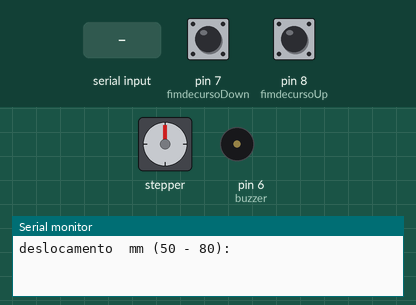
The sketch below on a simulated Arduino Uno, built with avr-gcc and run on an emulated ATmega328P. Shown: stepper motor, buzzer (waves = sounding, pin HIGH), the last lines printed to the serial monitor. Wiring (inferred from the names in the program): stepper motor driver (200 steps per turn assumed): step pin 3; direction pin 2. The test bench sets the inputs (shaded band); at power-on: pin 7 (fimdecursoDown) LOW, pin 8 (fimdecursoUp) LOW. Pins used as bus, display or sensor lines are not drawn.

Above: at 0.9 s.
1.0 s: "90,45,200\n" received over Serial
2.6 s: "30,150,10\n" received over Serial
4.2 s: "90,45\n" received over Serial
At 4.8 s:
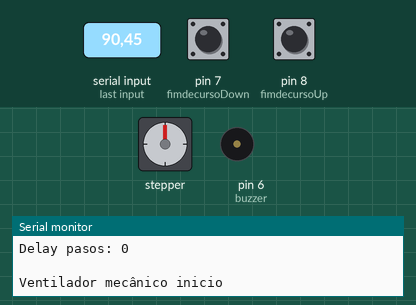
7.2 s: pin 7 (fimdecursoDown) pulled HIGH for 1 s
At 9.0 s:
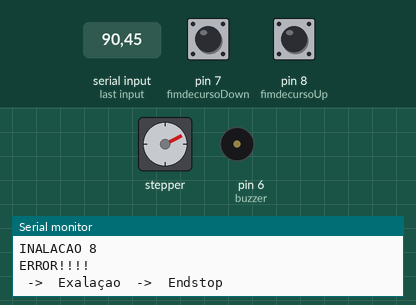
11.2 s: pin 7 (fimdecursoDown) pulled HIGH for 0.15 s
At 11.8 s:
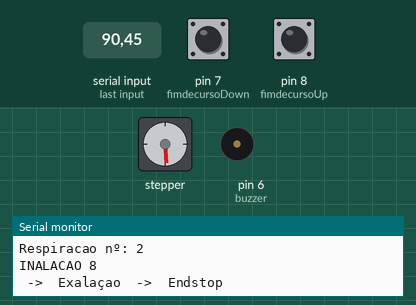
Timing chart, 0 to 61.8 s (numbered marks = the images above; inputs shaded):
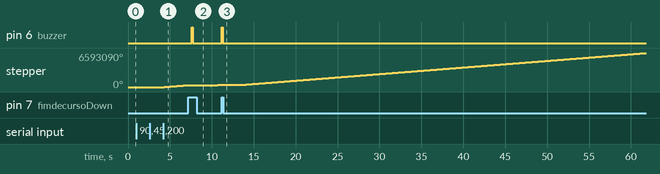

The sketch:

corona.ino
```cpp
//Softare para o protótipo do ventilador respirador mecânico anucio mercado livre versão 1.2
//Verificar atualizações no link: https://drive.google.com/drive/folders/1BXV64vsrtPBqTw5V-YD1IAJMZtVfNDvE?usp=sharing

//PLACA ARDUINO:
//BN: Arduino Uno
//VID: 2341
//PID: 0001
//SN: 5563930363435131C0C0

//Pinagem Digital
//TX = 1;
//RX = 0;s
const int dirPin          = 2; //DIR+ -Direction
const int stepPin         = 3;  //PUL+ -Pulse
const int led             = 4; //Power Led
const int stopButton      = 5; //Parada de emergencia
const int buzzer          = 6; //beep
const int fimdecursoDown  = 7; //MinSwitch
const int fimdecursoUp    = 8; //MaxSwitch

//Pinagem Analógica
#define sensorDesloc A1

//variaveis
const int stepsxrev = 2000;  //passos por revolução(800)
const int mmxrev= 8;        // milímetros de deslocamento do eixo por rotação(8)

int stepdelayInsp = 0;      //tempo entre passsos (ms) - inspiracao
int stepdelayExp = 0;       //tempo entre passsos (ms) - expiracao
int stepdelay = 0;          //tempo entre passsos (ms) - geral

int targetsteps =0;         // passos necessarios para o final de curso

int t1 = 500;               //tempo de espera inspiracao (milisegundos)
int t2 = 500;               //tempo de espera expiracao (milisegundos)

int desl = 0 ;              //deslocamento
int RPM = 0;                //respiracoes por minuto
int ratio = 2 ;             //inspiracao/expiracao
int ratioDen = 2 ;          //Para o calculo inspiracao/expiracao
int tCiclo = 0;             //Tempo do ciclo
int tInsp = 0;              //Tempo inspiracao
int tExp = 0;               //Tempo expiracao

int i = 0;                  //contar resp min
unsigned long start, finish, elapsed, over;    //Para calcular o tempo
float h, m, s;


void setup() {
  //comunicação serial
  Serial.begin(115200);
  Serial.setTimeout(100);

  //saidas entradas
  pinMode(stepPin,OUTPUT);
  pinMode(dirPin,OUTPUT);
  pinMode(fimdecursoUp,INPUT);
  pinMode(fimdecursoDown,INPUT);
  pinMode(buzzer,OUTPUT);

 //Leitura deslocamento
 Serial.println("deslocamento  mm (50 - 80):");
 while (!Serial.available() > 0);   // Esperarvalor
 {
    desl = Serial.readString().toInt();
    Serial.print("deslocamento  SELEC: ");
    Serial.println(desl);
    Serial.println(" ");
  }

   //Leitura valor respiracoes p/ minuto
   Serial.println("respiracoes MINUTO (10 -20):");
   while (!Serial.available() > 0);   // esperar valor
   {
      RPM = Serial.readString().toInt();
      Serial.print("respiracoes SELEC: ");
      Serial.println(RPM);
      Serial.println(" ");
    }

   //Leitura valor I/E
   Serial.println("RELACAO ENTRE INSP/ESP (1, 2, 3, 4):");
   while (!Serial.available() > 0);   // Esperar valor
   {
      ratio = Serial.readString().toInt();
      Serial.print("RELACAO I/O SELEC: 1:");
      Serial.println(ratio);
      Serial.println(" ");
    }

    //Calculos iniciais
    tCiclo = (60000/RPM) ;
    Serial.print("Tempo dO ciclo: ");
    Serial.println(tCiclo);
    ratioDen = 1+ratio;
    tInsp = (tCiclo/ratioDen) ;
    Serial.print("Tempo de Inspiracao: ");
    Serial.println(tInsp);
    tExp = ((tCiclo*ratio)/ratioDen) ;
    Serial.print("Tempo de Expiracao: ");
    Serial.println(tExp);

    targetsteps = (desl)*(stepsxrev/mmxrev);   //Passos para o deslocamento
    Serial.print("Passos necesarios: ");
    Serial.println(targetsteps);

    //velocidades diferentes de respiracao/inspiracao
    //stepdelayInsp = (((float)tInsp*1000)/((float)targetsteps*2)) ;   //microsegundos entre pasos- Inspiracao
    //Serial.println(stepdelayInsp);
    //stepdelayExp = (((float)tExp*1000)/((float)targetsteps*2)) ;     //microsegundos entre pasos - Expriracao
    //Serial.println(stepdelayExp);

    //velocidades constantes de respiracao/inspiracao
    stepdelay = (((float)tInsp*1000)/((float)targetsteps*2)) ;   //microsegundos entre pasos - Insp / Exp
    Serial.print("Delay pasos: ");
    Serial.println(stepdelay);
    stepdelayInsp = stepdelay;
    stepdelayExp = stepdelay;


    //Home para iniciar a máquina
    Serial.println(" ");
    Serial.print("Ventilador mecânico inicio");

    digitalWrite(dirPin,HIGH); //inicia movimiento sentido X negativo
    while (digitalRead(fimdecursoDown)==LOW){
        digitalWrite(stepPin,HIGH);
        delayMicroseconds(stepdelayExp);
        digitalWrite(stepPin,LOW);
        delayMicroseconds(stepdelayExp);
     }
     Serial.println("  ->  Endstop");
     delay(50);

     start = millis();     // Para contar o tempo
}


void loop() {

    //teste para contar o tempo
    i= i + 1;
    Serial.println(" ");
    Serial.print("Respiracao nº: ");
    Serial.println(i);
    //teste para contar o tempo


     //INSPIRACAO
     Serial.print("INALACAO ");
     digitalWrite(dirPin,LOW); //inicia movimento sentido X positivo
     Serial.println(fimdecursoUp);
     if(digitalRead(fimdecursoUp)==LOW)
     {
         for(int i = 0; i < targetsteps; i++)
         { //loop de movimento de 0 a passos necessarios
              digitalWrite(stepPin,HIGH);
              delayMicroseconds(stepdelayInsp);
              digitalWrite(stepPin,LOW);
              delayMicroseconds(stepdelayInsp);
              if(digitalRead(fimdecursoUp)==HIGH)
                break;
         }
     }
      delay(50);

      //Verificar sensor de fim decurso não está pressionado ->
      if (digitalRead(fimdecursoDown)==HIGH)  {
        Serial.println();
        Serial.println();
        Serial.println("ERROR!!!!"); //alarme parada máquina
        Serial.println();
      }

      //delay (t1);     //Espera

      //EXPIRAÇÃO - Até o fim de curso
      Serial.print(" ->  Exalaçao ");
      digitalWrite(dirPin,HIGH); //inicia movimento sentido X negativo
      while (digitalRead(fimdecursoDown)==LOW){
          digitalWrite(stepPin,HIGH);
          delayMicroseconds(stepdelayExp);
          digitalWrite(stepPin,LOW);
          delayMicroseconds(stepdelayExp);
       }
       digitalWrite(buzzer,HIGH);
       delay(100);
       digitalWrite(buzzer,LOW);
       Serial.println(" ->  Endstop");


       if (ratio != 1) {
       delay (((ratio-1)*tInsp)-50);     //Espere o cilindro de expiração <50
       }


    //teste para contar o tempo
    if (i == RPM) {
      finish = millis();
      elapsed = finish - start;
      h = int(elapsed / 3600000);
      over = elapsed % 3600000;
      m = int(over / 60000);
      over = over % 60000;
      s = int(over / 1000);
      Serial.println("CICLO COMPLETO: ");
      Serial.print(m, 0);
      Serial.print("m ");
      Serial.print(s, 0);
      Serial.println("s ");
      i = 0;
      start = millis();     // Para contar tempo
    }
    //teste para contar tempo


}
```

Measured:
- after the input at 4.2 s, stepper: keeps turning clockwise at about 127979°/s, starting after 0.11 s
- after the input at 7.2 s, pin 6 (buzzer): LOW → HIGH after 0.43 s, → LOW 0.10 s later
- after the input at 11.2 s, pin 6 (buzzer): LOW → HIGH at once, → LOW 0.10 s later
